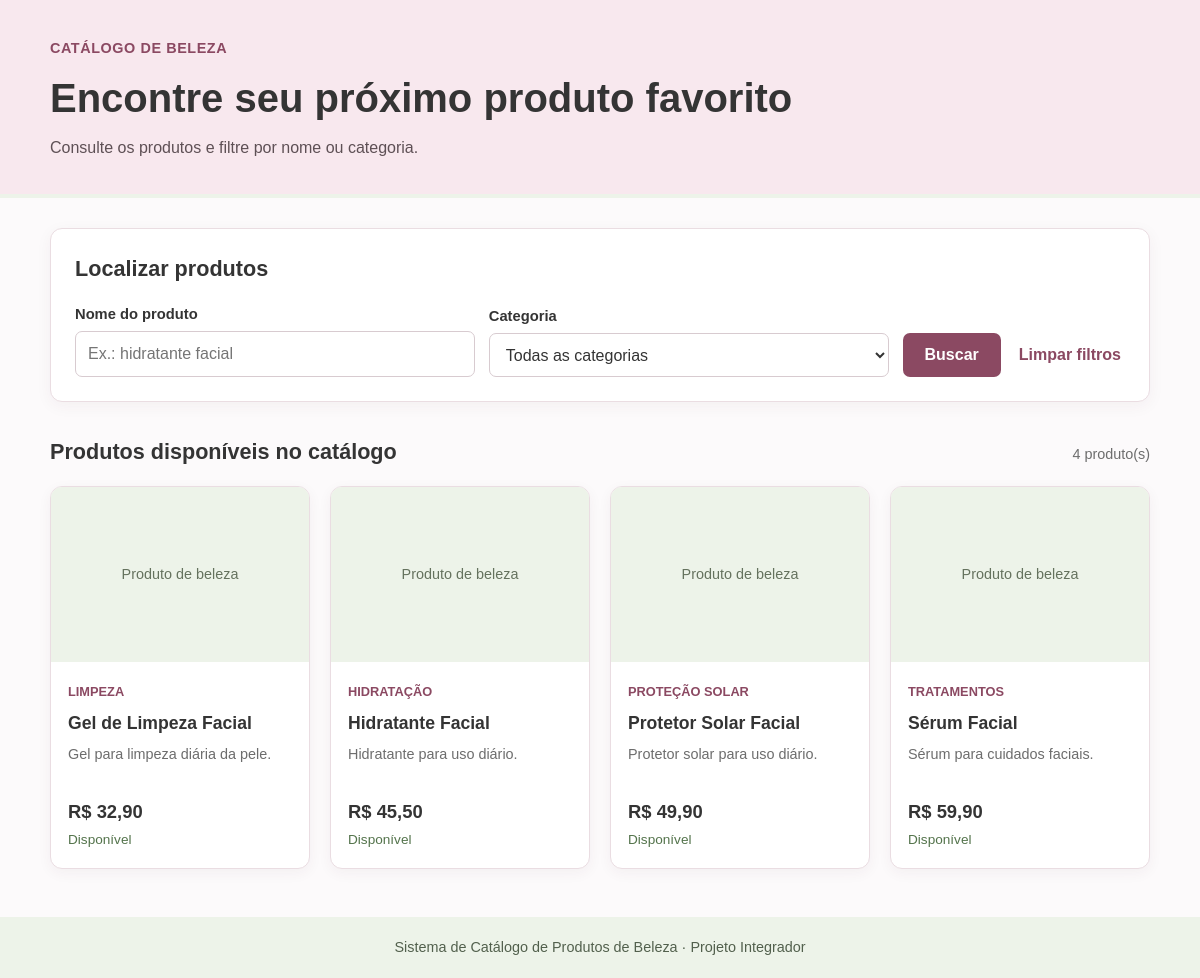
The page / on the database its author committed.
### tables this page shows
CREATE TABLE IF NOT EXISTS produtos (
    id INT AUTO_INCREMENT PRIMARY KEY,
    nome VARCHAR(150) NOT NULL,
    preco DECIMAL(10, 2) NOT NULL,
    descricao TEXT NULL,
    estoque INT NOT NULL DEFAULT 0,
    imagem VARCHAR(255) NULL,
    categoria_id INT NOT NULL,
    CONSTRAINT fk_produtos_categoria
        FOREIGN KEY (categoria_id) REFERENCES categorias(id)
        ON UPDATE CASCADE
        ON DELETE RESTRICT
);

CREATE TABLE IF NOT EXISTS categorias (
    id INT AUTO_INCREMENT PRIMARY KEY,
    nome VARCHAR(100) NOT NULL UNIQUE
);

### classes/Catalogo.php (called while the page is built, shortened)
<?php
class Catalogo
{
    public function listarProdutos(): array
    {
        $sql = 'SELECT p.id, p.nome, p.preco, p.descricao, p.estoque, p.imagem,
                       c.id AS categoria_id, c.nome AS categoria_nome
                FROM produtos p
                INNER JOIN categorias c ON c.id = p.categoria_id
                ORDER BY p.nome';
        $linhas = $this->conexao->query($sql)->fetchAll();
        $this->produtos = $this->mapearProdutos($linhas);
        return $this->produtos;
    }
    private function mapearProdutos(array $linhas): array
    {
        return array_map(
            static function (array $linha): Produto {
                $categoria = new Categoria((int) $linha['categoria_id'], $linha['categoria_nome']);
                return new Produto(
                    (int) $linha['id'],
                    $linha['nome'],
                    (float) $linha['preco'],
                    $linha['descricao'],
                    (int) $linha['estoque'],
                    $linha['imagem'],
                    $categoria
                );
            },
            $linhas
        );
    }
}

### classes/Cliente.php (called while the page is built, shortened)
<?php
class Cliente
{
    public function consultarCatalogo(Catalogo $catalogo): array
    {
        return $catalogo->listarProdutos();
    }
}

### classes/Categoria.php (called while the page is built, shortened)
<?php
class Categoria
{
    public function getNome(): string
    {
        return $this->nome;
    }
}

### classes/Produto.php (called while the page is built, shortened)
<?php
class Produto
{
    public function consultarDetalhes(): array
    {
        return [
            'id' => $this->id,
            'nome' => $this->nome,
            'preco' => $this->preco,
            'descricao' => $this->descricao,
            'estoque' => $this->estoque,
            'imagem' => $this->imagem,
            'categoria' => $this->categoria->getNome(),
        ];
    }
}

### index.php (the view, shortened to what this page needs)
<?php
require_once __DIR__ . '/config/conexao.php';
require_once __DIR__ . '/classes/Categoria.php';
require_once __DIR__ . '/classes/Produto.php';
require_once __DIR__ . '/classes/Catalogo.php';
require_once __DIR__ . '/classes/Cliente.php';
$catalogo = new Catalogo($pdo);
$cliente = new Cliente();
$busca = trim((string) ($_GET['busca'] ?? ''));
$categoriaSelecionada = filter_input(INPUT_GET, 'categoria', FILTER_VALIDATE_INT);
$categoriaSelecionada = ($categoriaSelecionada !== false && $categoriaSelecionada !== null && $categoriaSelecionada > 0)
    ? $categoriaSelecionada
    : 0;
if ($busca !== '' || $categoriaSelecionada > 0) {
    $produtos = $cliente->localizarProduto($catalogo, $busca, $categoriaSelecionada);
} else {
    $produtos = $cliente->consultarCatalogo($catalogo);
}
function escapar(?string $valor): string
{
    return htmlspecialchars($valor ?? '', ENT_QUOTES, 'UTF-8');
}
?>
<!DOCTYPE html>
<html lang="pt-BR">
<head>
    <link rel="stylesheet" href="assets/style.css">
</head>
<body>
    <header class="topo">
        <div class="container">
            <p class="marca">Catálogo de Beleza</p>
            <h1>Encontre seu próximo produto favorito</h1>
            <p class="subtitulo">Consulte os produtos e filtre por nome ou categoria.</p>
        </div>
    </header>
    <main class="container conteudo">
        <section class="filtros" aria-labelledby="titulo-filtros">
            <h2 id="titulo-filtros">Localizar produtos</h2>
            <form action="index.php" method="GET" class="form-filtros">
                <div class="campo campo-busca">
                    <label for="busca">Nome do produto</label>
                    <input
                        type="search"
                        id="busca"
                        name="busca"
                        placeholder="Ex.: hidratante facial"
                        value="<?= escapar($busca) ?>"
                    >
                </div>
                <div class="campo">
                    <label for="categoria">Categoria</label>
                    <select id="categoria" name="categoria">
                        <option value="">Todas as categorias</option>
                    </select>
                </div>
                <button type="submit" class="botao">Buscar</button>
                <a class="limpar" href="index.php">Limpar filtros</a>
            </form>
        </section>
        <section class="resultados" aria-labelledby="titulo-resultados">
            <div class="cabecalho-resultados">
                <h2 id="titulo-resultados">Produtos disponíveis no catálogo</h2>
                <span><?= count($produtos) ?> produto(s)</span>
            </div>
            <?php if (count($produtos) > 0): ?>
                <div class="grade-produtos">
                    <?php foreach ($produtos as $produto): ?>
                        <?php $dados = $produto->consultarDetalhes(); ?>
                        <article class="card-produto">
                            <?php if (!empty($dados['imagem'])): ?>
                                <img
                                    class="imagem-produto"
                                    src="<?= escapar($dados['imagem']) ?>"
                                    alt="<?= escapar($dados['nome']) ?>"
                                >
                            <?php else: ?>
                                <div class="imagem-placeholder" aria-label="Imagem não cadastrada">
                                    <span>Produto de beleza</span>
                                </div>
                            <?php endif; ?>
                            <div class="informacoes-produto">
                                <span class="categoria-produto"><?= escapar($dados['categoria']) ?></span>
                                <h3><?= escapar($dados['nome']) ?></h3>
                                <p class="descricao"><?= escapar($dados['descricao']) ?></p>
                                <p class="preco">R$ <?= number_format($dados['preco'], 2, ',', '.') ?></p>
                                <p class="disponibilidade">
                                    <?= $dados['estoque'] > 0 ? 'Disponível' : 'Indisponível no momento' ?>
                                </p>
                            </div>
                        </article>
                    <?php endforeach; ?>
                </div>
            <?php endif; ?>
        </section>
    </main>
    <footer class="rodape">
        <div class="container">
            <p>Sistema de Catálogo de Produtos de Beleza · Projeto Integrador</p>
        </div>
    </footer>
</body>
</html>

### assets/style.css (style rules this page uses)
:root { --rosa-claro: #f8e8ee; --rosa-medio: #d98ba6; --rosa-escuro: #8b4962; --verde-claro: #edf3e9; --texto: #343434; --cinza: #6d6d6d; --branco: #ffffff; --borda: #eadde2; }
* { box-sizing: border-box; }
body { margin: 0; background: #fcfafb; color: var(--texto); font-family: Arial, Helvetica, sans-serif; line-height: 1.5; }
.container { width: min(1100px, 92%); margin: 0 auto; }
.topo { padding: 38px 0 34px; background: var(--rosa-claro); border-bottom: 4px solid var(--verde-claro); }
.marca { margin: 0 0 8px; color: var(--rosa-escuro); font-size: 0.9rem; font-weight: 700; letter-spacing: 0.04em; text-transform: uppercase; }
h1 { margin: 0; font-size: clamp(1.7rem, 4vw, 2.5rem); }
.subtitulo { margin: 8px 0 0; color: #5e5055; }
.conteudo { padding-top: 30px; padding-bottom: 48px; }
.filtros { margin-bottom: 34px; padding: 24px; background: var(--branco); border: 1px solid var(--borda); border-radius: 12px; box-shadow: 0 4px 16px rgba(80, 45, 58, 0.05); }
h2 { margin: 0 0 18px; font-size: 1.35rem; }
.form-filtros { display: flex; align-items: end; flex-wrap: wrap; gap: 14px; }
.campo { display: flex; flex: 1 1 210px; flex-direction: column; gap: 6px; }
.campo label { font-size: 0.92rem; font-weight: 700; }
input, select { width: 100%; min-height: 44px; padding: 10px 12px; border: 1px solid #d8cbd0; border-radius: 7px; background: #fff; color: var(--texto); font: inherit; }
.botao { min-height: 44px; padding: 10px 22px; border: 0; border-radius: 7px; background: var(--rosa-escuro); color: #fff; cursor: pointer; font: inherit; font-weight: 700; }
.limpar { padding: 10px 4px; color: var(--rosa-escuro); font-weight: 700; text-decoration: none; }
.cabecalho-resultados { display: flex; align-items: baseline; justify-content: space-between; gap: 16px; margin-bottom: 18px; }
.cabecalho-resultados h2 { margin-bottom: 0; }
.cabecalho-resultados span { color: var(--cinza); font-size: 0.9rem; }
.grade-produtos { display: grid; grid-template-columns: repeat(auto-fit, minmax(220px, 1fr)); gap: 20px; }
.card-produto { overflow: hidden; background: var(--branco); border: 1px solid var(--borda); border-radius: 12px; box-shadow: 0 4px 14px rgba(80, 45, 58, 0.05); }
.imagem-produto, .imagem-placeholder { display: flex; width: 100%; height: 175px; align-items: center; justify-content: center; object-fit: cover; background: var(--verde-claro); }
.imagem-placeholder { color: #65725e; font-size: 0.9rem; }
.informacoes-produto { padding: 17px; }
.categoria-produto { color: var(--rosa-escuro); font-size: 0.8rem; font-weight: 700; text-transform: uppercase; }
.card-produto h3 { margin: 7px 0; font-size: 1.1rem; }
.descricao { min-height: 42px; margin: 0 0 12px; color: var(--cinza); font-size: 0.9rem; }
.preco { margin: 0; font-size: 1.15rem; font-weight: 700; }
.disponibilidade { margin: 5px 0 0; color: #53734b; font-size: 0.85rem; }
.rodape { padding: 20px 0; background: var(--verde-claro); color: #52604d; text-align: center; font-size: 0.9rem; }
.rodape p { margin: 0; }

### rows shown on the page
produtos: shows "Produto de beleza", categoria.nome "LIMPEZA", nome "Gel de Limpeza Facial", descricao "Gel para limpeza diária da pele.", preco "32,90", estoque "Disponível"
produtos: shows "Produto de beleza", categoria.nome "HIDRATAÇÃO", nome "Hidratante Facial", descricao "Hidratante para uso diário.", preco "45,50", estoque "Disponível"
produtos: shows "Produto de beleza", categoria.nome "PROTEÇÃO SOLAR", nome "Protetor Solar Facial", descricao "Protetor solar para uso diário.", preco "49,90", estoque "Disponível"
produtos: shows "Produto de beleza", categoria.nome "TRATAMENTOS", nome "Sérum Facial", descricao "Sérum para cuidados faciais.", preco "59,90", estoque "Disponível"

### other values the page prints
count($produtos) "4"
